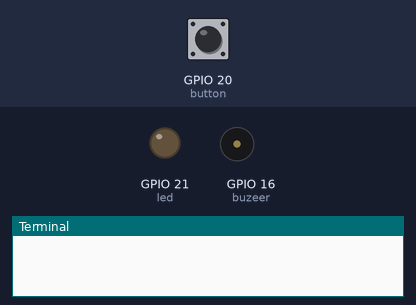
A program run on a simulated Raspberry Pi (BCM pin numbers). Parts: output pins drawn as LEDs (lit = HIGH), buzzer (waves = sounding, pin HIGH), the last lines printed to the terminal. Inputs (shaded band) come from the test bench; at power-on: GPIO 20 (button) LOW.

Above: at 1.2 s.
1.3 s: GPIO 20 (button) pulled HIGH for 0.15 s
At 1.37 s:
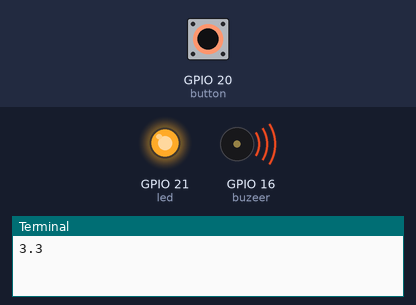
2.9 s: GPIO 20 (button) pulled HIGH for 3.2 s
At 6.9 s:
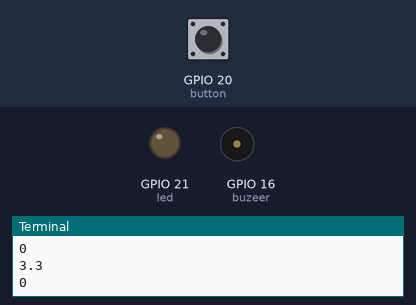
Timing chart, 0 to 8.4 s (numbered marks = the images above; inputs shaded):
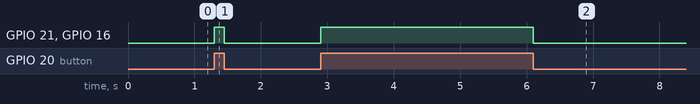

The program:

Button_LED_Buzeer.py
```python
from gpiozero import Button, LED, Buzzer
from signal import pause
from time import sleep

led = LED(21)
button = Button(20, pull_up=False)
buzeer = Buzzer(16)

def on():
    led.on()
    print(3.3)
    buzeer.on()

def off():
    led.off()
    print(0)
    buzeer.off()

button.when_pressed = on
button.when_released = off

pause()
```

Measured:
- after the input at 1.3 s, GPIO 21 (led), GPIO 16 (buzeer): LOW → HIGH at once, → LOW 0.15 s later
- after the input at 2.9 s, GPIO 21 (led), GPIO 16 (buzeer): LOW → HIGH at once, → LOW 3.2 s later
